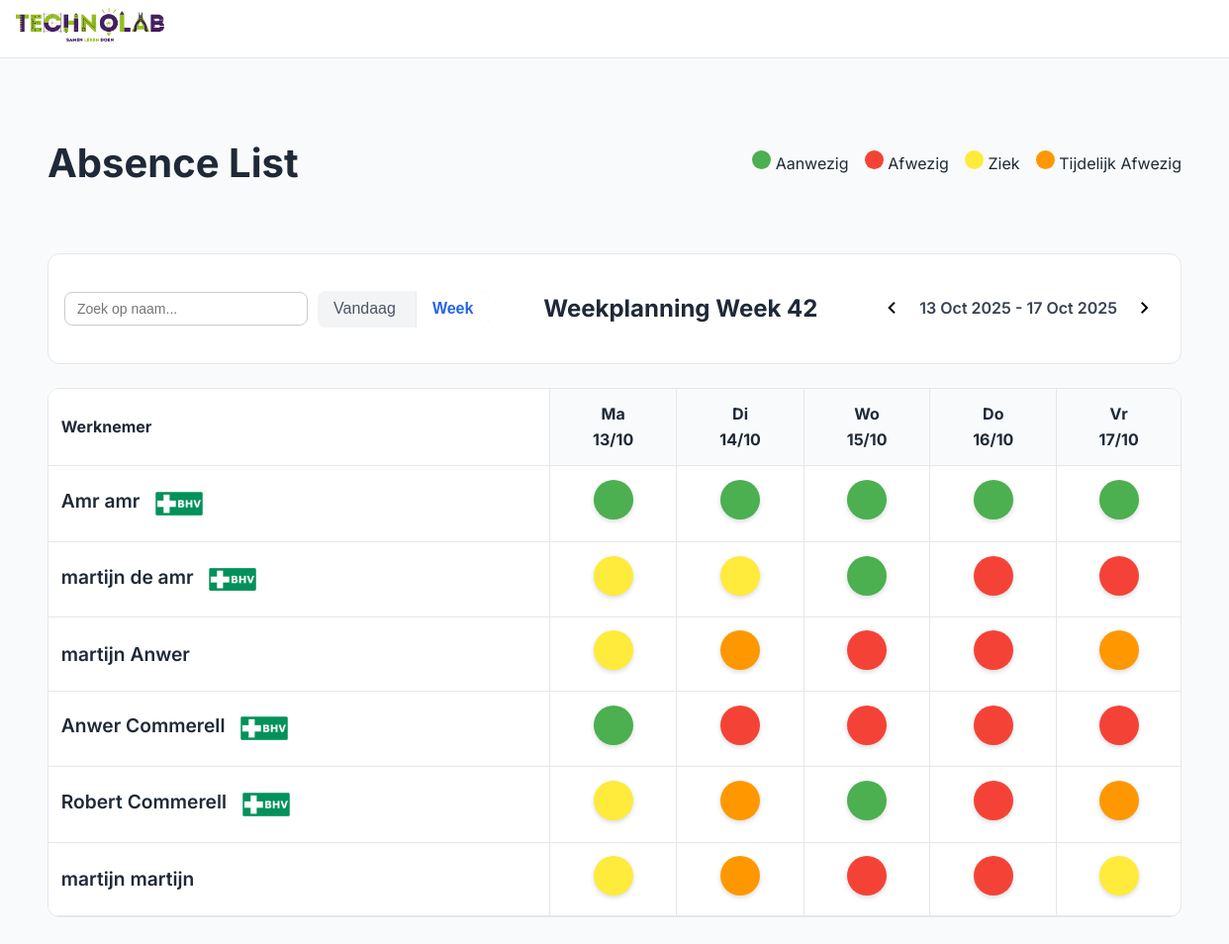
/week.php, run on the app's committed database.
### tables this page shows
CREATE TABLE `werknemers` (
  `id` int(11) NOT NULL,
  `voornaam` varchar(50) NOT NULL,
  `tussenvoegsel` varchar(20) DEFAULT NULL,
  `achternaam` varchar(50) NOT NULL,
  `email` varchar(100) NOT NULL,
  `werkdag_ma` tinyint(1) DEFAULT 0,
  `werkdag_di` tinyint(1) DEFAULT 0,
  `werkdag_wo` tinyint(1) DEFAULT 0,
  `werkdag_do` tinyint(1) DEFAULT 0,
  `werkdag_vr` tinyint(1) DEFAULT 0,
  `sector` varchar(50) NOT NULL,
  `BHV` tinyint(1) DEFAULT 0,
  `status` enum('Ziek','Aanwezig','Op de school','Afwezig','Eefetjes Afwezig') DEFAULT 'Aanwezig',
  `status_ma` enum('Aanwezig','Afwezig','Ziek','Op de school','Eefetjes Afwezig') DEFAULT 'Afwezig',
  `status_di` enum('Aanwezig','Afwezig','Ziek','Op de school','Eefetjes Afwezig') DEFAULT 'Afwezig',
  `status_wo` enum('Aanwezig','Afwezig','Ziek','Op de school','Eefetjes Afwezig') DEFAULT 'Afwezig',
  `status_do` enum('Aanwezig','Afwezig','Ziek','Op de school','Eefetjes Afwezig') DEFAULT 'Afwezig',
  `status_vr` enum('Aanwezig','Afwezig','Ziek','Op de school','Eefetjes Afwezig') DEFAULT 'Afwezig',
  `tijdelijk_tot` datetime DEFAULT NULL
);

### week.php (the view, shortened to what this page needs)
<?php
try {
    $db = new PDO("mysql:host=localhost;dbname=technolab-dashboard", "root", "");
    $db->setAttribute(PDO::ATTR_ERRMODE, PDO::ERRMODE_EXCEPTION);
} catch (PDOException $e) {
    die("Fout!: " . $e->getMessage());
}
$weekOffset = isset($_GET['week']) ? intval($_GET['week']) : 0;
$startOfWeek = new DateTime();
$startOfWeek->modify("monday this week");
$jaar = $startOfWeek->format("o");
$weeknummer = $startOfWeek->format("W");
$weekDays = [
    'Ma' => ['col' => 'ma', 'date' => (clone $startOfWeek)],
    'Di' => ['col' => 'di', 'date' => (clone $startOfWeek)->modify('+1 day')],
    'Wo' => ['col' => 'wo', 'date' => (clone $startOfWeek)->modify('+2 day')],
    'Do' => ['col' => 'do', 'date' => (clone $startOfWeek)->modify('+3 day')],
    'Vr' => ['col' => 'vr', 'date' => (clone $startOfWeek)->modify('+4 day')],
];
$stmt = $db->query("SELECT * FROM werknemers ORDER BY achternaam ASC, voornaam ASC, BHV");
$werknemers = $stmt->fetchAll(PDO::FETCH_ASSOC);
?>
<!DOCTYPE html>
<html lang="nl">
<head>
    <link rel="stylesheet" href="css/style.css" />
    <link rel="stylesheet" href="css/week.css" />
    <link rel="stylesheet" href="css/nav.css" />
</head>
<body>
<div class="app">
<header class="header">
    <section class="logo-container">
        <a href="#" class="logo-link">
            <img src="image/technolab.png" alt="Technolab Logo" class="logo-icone">
        </a>
    </section>
</header>
    <main class="main">
        <div class="main-header">
            <h1>Absence List</h1>
            <div class="legend">
                <div><span class="dot status-aanwezig"></span> Aanwezig</div>
                <div><span class="dot status-afwezig"></span> Afwezig</div>
                <div><span class="dot status-ziek"></span> Ziek</div>
                <div><span class="dot status-eefetjesafwezig"></span> Tijdelijk Afwezig</div>
            </div>
        </div>
        <div class="filters">
            <div class="filter-left" style="display: flex; align-items: center; gap: 10px;">
                <div class="search-input">
                    <input type="text" id="searchInput" placeholder="Zoek op naam..." />
                </div>
                <div class="range-buttons" style="display: flex; gap: 5px;">
                    <a href="dagplanning.php"><button class="toggle">Vandaag</button></a>
                    <button class="active">Week</button>
                </div>
            </div>
            <div> <h2>Weekplanning Week <?= $weeknummer ?></h2></div>
            <div class="filter-right">
                <a href="?week=<?= $weekOffset-1 ?>"><button class="icon-button"><span class="material-symbols-outlined">chevron_left</span></button></a>
                <span class="date-label"><?= $startOfWeek->format('d M Y') ?> - <?= (clone $startOfWeek)->modify('+4 days')->format('d M Y') ?></span>
                <a href="?week=<?= $weekOffset+1 ?>"><button class="icon-button"><span class="material-symbols-outlined">chevron_right</span></button></a>
            </div>
        </div>
        <div class="table-wrapper">
            <table id="werknemerTable">
                <thead>
                <tr>
                    <th>Werknemer</th>
                    <?php foreach ($weekDays as $dayName => $info): ?>
                        <th>
                            <?= $dayName ?><br>
                            <?= $info['date']->format('d/m') ?>
                        </th>
                    <?php endforeach; ?>
                </tr>
                </thead>
                <tbody>
                <?php foreach ($werknemers as $w): ?>
                    <?php
                    $stmt = $db->prepare("SELECT dag, status FROM week_planning WHERE werknemer_id = :id AND weeknummer = :week AND jaar = :jaar");
                    $stmt->execute([':id'=>$w['id'], ':week'=>$weeknummer, ':jaar'=>$jaar]);
                    $weekStatussen = $stmt->fetchAll(PDO::FETCH_KEY_PAIR);
                    ?>
                    <tr>
                        <td class="werknemer-naam">
                            <?= ($w['voornaam'].' '.($w['tussenvoegsel']?$w['tussenvoegsel'].' ':'').$w['achternaam']) ?>
                            <span class="bhv <?= $w['BHV'] ? 'bhv-BHV' : 'bhv-BHV' ?>">
                                <?= $w['BHV'] ? '  <img src="image/BHV.png" alt="Technolab Logo" class="logo-icon">' : '' ?>
                            </span>
                        </td>
                        <?php foreach ($weekDays as $dayName => $info): ?>
                            <?php
                            $col = $info['col'];
                            $status = $weekStatussen[$col] ?? ($w['werkdag_'.$col] ? 'Aanwezig' : 'Afwezig');
                            $class = 'status-'.strtolower(str_replace(' ', '', $status));
                            ?>
                            <td>
                                <div class="status-dot <?= $class ?>" onclick="openStatusModal(<?= $w['id'] ?>, '<?= $col ?>')"></div>
                            </td>
                        <?php endforeach; ?>
                    </tr>
                <?php endforeach; ?>
                </tbody>
            </table>
        </div>
    </main>
</div>
</body>
</html>

### css/style.css (style rules this page uses)
body { font-family: "Inter", sans-serif; background: #f9fafb; color: #1f2937; margin: 0; font-size: 16px; line-height: 1.6; }
.material-symbols-outlined { font-variation-settings: "FILL" 0, "wght" 400, "GRAD" 0, "opsz" 24; }
.app { display: flex; flex-direction: column; min-height: 100vh; }
.header { display: flex; align-items: center; justify-content: space-between; height: 64px; background: #fff; border-bottom: 1px solid #e5e7eb; padding: 0 2rem; position: sticky; top: 0; }
.icon-button { background: none; border: none; border-radius: 9999px; padding: 0.5rem; cursor: pointer; }
.main { flex: 1; padding: 3rem; }
.main-header { display: flex; justify-content: space-between; margin-bottom: 2rem; }
.main-header h1 { font-size: 2.5rem; font-weight: 700; }
.legend { display: flex; gap: 1rem; align-items: center; font-size: 1rem; }
.dot { display: inline-block; width: 1.2rem; height: 1.2rem; border-radius: 9999px; }
.filters { display: flex; justify-content: space-between; padding: 1rem; background: #fff; border: 1px solid #e5e7eb; border-radius: 0.75rem; margin-bottom: 1.5rem; }
.filter-left { display: flex; gap: 1rem; flex-wrap: wrap; align-items: center; }
.range-buttons { display: flex; background: #f3f4f6; border-radius: 0.5rem; overflow: hidden; }
.range-buttons button { border: none; background: none; padding: 0.6rem 1rem; cursor: pointer; color: #4b5563; font-size: 1rem; }
.range-buttons .active { background: #fff; color: #2563eb; font-weight: 600; font-size: 1rem; box-shadow: 0 0 2px rgba(0, 0, 0, 0.1); }
.filter-right { display: flex; align-items: center; gap: 0.5rem; }
.date-label { font-weight: 600; color: #374151; font-size: 1rem; }
.table-wrapper { overflow-x: auto; background: #fff; border: 1px solid #e5e7eb; border-radius: 0.75rem; max-width: 2000px; margin: 0 auto; }
table { width: 100%; border-collapse: collapse; min-width: 600px; }
thead { background: #f9fafb; }
th, td { padding: 0.8rem; text-align: center; border-bottom: 1px solid #e5e7eb; font-size: 1rem; }
th:first-child, td:first-child { text-align: left; position: sticky; left: 0; background: #fff; }
.bhv { padding: 4px 10px; border-radius: 6px; font-weight: 600; font-size: 16px; }
.werknemer-naam { align-items: center; gap: 0.5rem; font-size: 1.2rem; font-weight: 600; line-height: 1.6; padding: 0.8rem; box-sizing: border-box; min-height: 48px; }
.werknemer-naam .bhv img { width: 50px; height: 50px; display: inline-block; vertical-align: middle; }
table { border-collapse: collapse; width: 100%; }
th, td { padding: 0.8rem; text-align: center; border-bottom: 1px solid #e5e7eb; border-right: 1px solid #e5e7eb; vertical-align: middle; line-height: 1.6; }
th:last-child, td:last-child { border-right: none; }
th:first-child, td:first-child { text-align: left; position: sticky; left: 0; background: #fff; border-right: 1px solid #e5e7eb; }

### css/week.css (style rules this page uses)
.status-dot { width: 40px; height: 40px; border-radius: 50%; display: inline-flex; align-items: center; justify-content: center; cursor: pointer; transition: transform 0.2s ease, box-shadow 0.2s ease; box-shadow: 0 2px 5px rgba(0,0,0,0.15); }
.status-aanwezig { background-color: #4caf50; }
.status-afwezig { background-color: #f44336; }
.status-ziek { background-color: #ffeb3b; }
.status-eefetjesafwezig { background-color: #ff9800; }
.search-input { position: relative; }
.search-input input { padding: 8px 12px; border-radius: 8px; border: 1px solid #ccc; font-size: 14px; width: 220px; transition: border-color 0.2s; }

### css/nav.css (style rules this page uses)
body { font-family: "Inter", sans-serif; background: #f9fafb; color: #1f2937; margin: 0; }
.material-symbols-outlined { font-variation-settings: "FILL" 0, "wght" 400, "GRAD" 0, "opsz" 24; }
.app { display: flex; flex-direction: column; height: 100vh; }
.header { position: sticky; top: 0; width: 100%; z-index: 10; display: flex; align-items: center; justify-content: space-between; height: 4rem; background: #fff; border-bottom: 1px solid #e5e7eb; padding: 0 1rem; }
.logo-container { display: flex; align-items: center; gap: 1rem; }
.logo-icon { width: 40px; height: 50px; object-fit: contain; }
.logo-icone { width: 150px; height: 50px; object-fit: contain; }

### data on the page
werknemers: voornaam "Amr", achternaam "amr", BHV 1 (drawn), werkdag_do 1 (drawn)
werknemers: voornaam "martijn", tussenvoegsel "de", achternaam "amr", BHV 1 (drawn)
werknemers: voornaam "martijn", achternaam "Anwer"
werknemers: voornaam "Anwer", achternaam "Commerell", BHV 1 (drawn), werkdag_do 0 (drawn)
werknemers: voornaam "Robert", achternaam "Commerell", BHV 1 (drawn)
werknemers: voornaam "martijn", achternaam "martijn"

### other printed values
$weeknummer "42"
$dayName "Ma"
$info['date']->format('d/m') "13/10"
$dayName "Di"
$info['date']->format('d/m') "14/10"
$dayName "Wo"
$info['date']->format('d/m') "15/10"
$dayName "Do"
$info['date']->format('d/m') "16/10"
$dayName "Vr"
$info['date']->format('d/m') "17/10"
